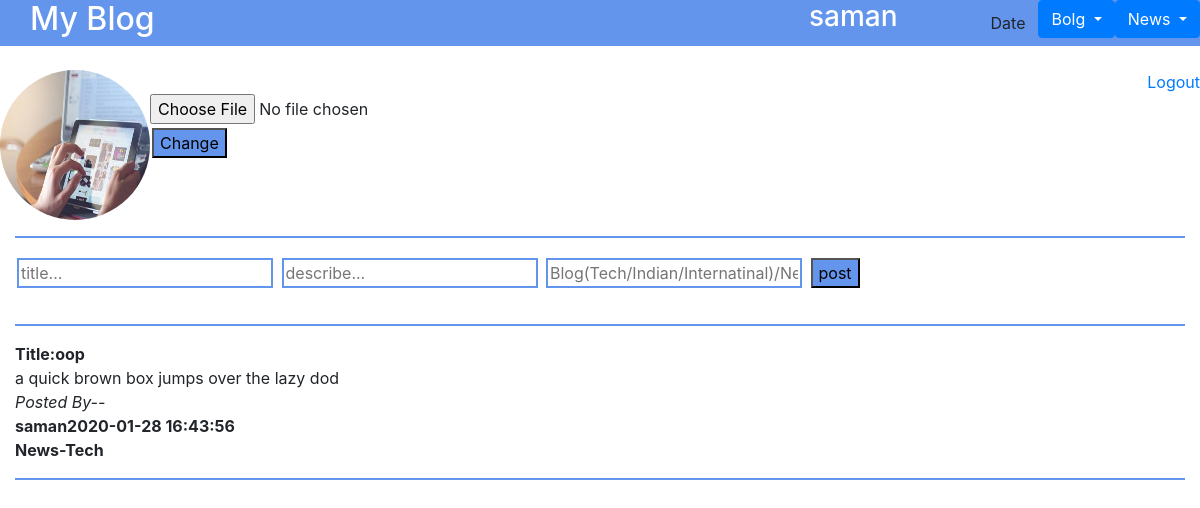
Screenshot of /Newstechs.php (signed in) with the database file from the repository.
### tables this page shows
CREATE TABLE `signup` (
  `id` int(11) NOT NULL,
  `name` varchar(200) NOT NULL,
  `passs` varchar(200) NOT NULL,
  `image` varchar(200) NOT NULL
);

CREATE TABLE `posts` (
  `id` int(20) NOT NULL,
  `name` varchar(200) NOT NULL,
  `title` varchar(200) NOT NULL,
  `post` varchar(200) NOT NULL,
  `time` timestamp NOT NULL DEFAULT current_timestamp() ON UPDATE current_timestamp(),
  `Category` varchar(20) NOT NULL
);

### Newstechs.php (the view, shortened to what this page needs)
<?php
$conn = mysqli_connect("localhost","root","","blogapp");
$username=$_SESSION['uname'];
if($username=='saman'){
?>
<html>
<head>
<link type="text/css" rel="stylesheet" href="css/bootstrap.css"/>
</head>
<body>
    <div class="container-fluid">
        <div id="head" class="row">
            <div class="col-xs-6 mr-auto" style="margin-left:30px;"><h2>My Blog</h2></div>
            <div class="col-xs-6" style="margin-right:80px;"><h3><?php    echo "$username"   ?></h3></div>
            <button type="button" class="btn">Date</button>
        <div class="dropdown">
  <button type="button" class="btn btn-primary dropdown-toggle" data-toggle="dropdown">
    Bolg
  </button>
</div>
<div class="dropdown">
  <button type="button" class="btn btn-primary dropdown-toggle" data-toggle="dropdown">
    News
  </button>
</div>
</div>
<br>
<div id="profile" class="row">
    <div class="col-xs-2"> <?php
$username=$_SESSION['uname'];
$sql="SELECT * from signup WHERE name='$username'";
$result=$conn->query($sql);
if($result->num_rows > 0 )
{
    while($row = $result->fetch_assoc()){
        $location = $row["image"];
        echo "<img id='img' src='$location'>";
    }
}
else{
    echo "0 results";
}
?>
</div>
<div id="pro2" class="col-xs-2">
    <?php
$conn = mysqli_connect("localhost","root","","blogapp");
echo "<br>";
echo "
<form action='home1.php' method='post' enctype='multipart/form-data'>
<input type ='file' name='myfile'><br>
<input type='submit' name='submit1' value='Change'>
</form>
";
?>
</div>
<div id="pro3" class="col-xs-8 ml-auto">
    <a href="logout.php">Logout</a></div>
</div>
<hr>
<div id="post" class="row ml-auto">
<div class="col-xs-12"><form method="post" action="post.php">
<input type="text" name="title" placeholder="title...">
<input type="text" name="desc" placeholder="describe...">
<input type="text" name="category" placeholder="Blog(Tech/Indian/Internatinal)/News(Tech/Indian/Internatinal)">
<input type="submit" value="post">
</form>
</div>
</div>
<hr>
<div id="body" class="row">
<div class="col-md-12">
<?php $sql="SELECT * FROM posts WHERE Category='News-Tech'";
$result = $conn->query($sql);
if($result->num_rows > 0){
    while($row = $result->fetch_assoc()){
        echo "<b>"."Title:" .$row["title"]."</b>"."<br>".$row["post"]."<br>"."<i>Posted By--</i><br>"."<b>".$row["name"]."</b>"."<b>".$row["time"]."</b>"."<br>"."<b>".$row["Category"]."</b>";
    echo "<hr>";
    echo "<br>";
    }
} else{
    echo "0 results";
}
?>
<?php } ?>
</div>

### Newstechs.php (style rules this page uses)
#head { background-color:cornflowerblue; color:white; }
hr { border: 1px solid cornflowerblue; }
#img { height:150px; width:150px; border-radius:100px; }
#pro3 { text-align:right; }
input[type=submit] { background-color:cornflowerblue; height:30px; text-decoration:none; margin:4px 2px; }
input[type=text] { border: 2px solid cornflowerblue; text-decoration:none; margin:4px 2px; }

### rows the page displays
signup: image (picture)
posts: title "oop", post "a quick brown box jumps over the lazy dod", name "saman", time "2020-01-28 16:43:56", Category "News-Tech"

### other values shown
$username "saman"
